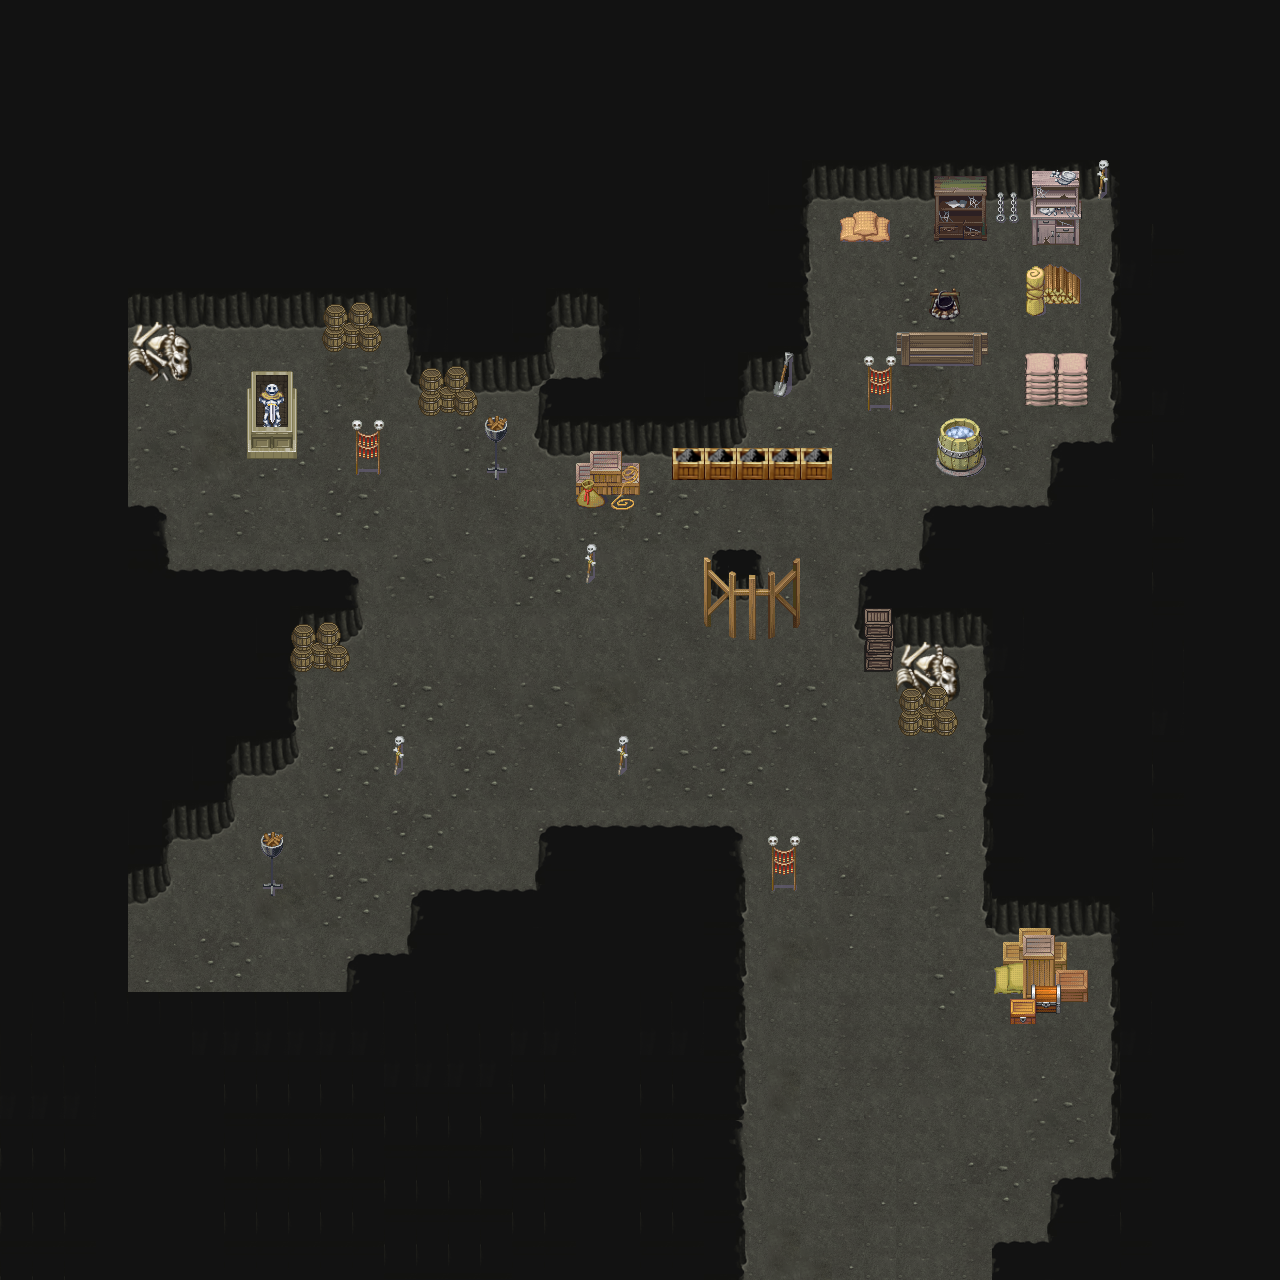

Below is a game level as drawn by its tile map, then a one-line description and the .tmx that defines it (tile-layer data replaced by summaries):
An orthogonal 40x40 tile map with 32x32 px tiles, 5 tile layers (Background, Foreground, Foreground, Cover, ...), 5 tilesets and 91 objects (2x nietoperz, main, pustynia, grobowiec, Szkielet).

<map version="1.0" orientation="orthogonal" renderorder="right-down" width="40" height="40" tilewidth="32" tileheight="32">
 <properties>
  <property name="daylight" value="false" />
  <property name="level" value="lochy" />
  <property name="music" value="lochy.ogg" />
  <property name="parent" value="pustynia" />
 </properties>
 <tileset firstgid="1" name="TileD" tilewidth="32" tileheight="32">
  <image source="../tilesets/TileD.png" width="512" height="512" />
 </tileset>
 <tileset firstgid="257" name="tileset gotowy" tilewidth="32" tileheight="32">
  <image source="../tilesets/tileset gotowy.png" width="1024" height="768" />
 </tileset>
 <tileset firstgid="1025" name="tileset_3_rpg_maker_xp_by_mataraelfay-d4hnezn" tilewidth="32" tileheight="32">
  <image source="../tilesets/tileset_3_rpg_maker_xp_by_mataraelfay-d4hnezn.png" width="256" height="8192" />
 </tileset>
 <tileset firstgid="3073" name="TileC-4" tilewidth="32" tileheight="32">
  <image source="../tilesets/TileC-4.png" width="512" height="512" />
 </tileset>
 <tileset firstgid="3329" name="tilesetfix" tilewidth="32" tileheight="32">
  <image source="../tilesets/tilesetfix.png" width="256" height="2518" />
 </tileset>
 <layer name="Background" width="40" height="40">
  <data>[1600 cells, 1600 non-empty, 734 distinct tile ids]</data>
 </layer>
 <layer name="Foreground" width="40" height="40">
  <data>[1600 cells, 96 non-empty, 70 distinct tile ids]</data>
 </layer>
 <layer name="Foreground" width="40" height="40">
  <data>[1600 cells, 9 non-empty, 9 distinct tile ids]</data>
 </layer>
 <layer name="Cover" width="40" height="40">
  <data>[1600 cells, 17 non-empty, 13 distinct tile ids]</data>
 </layer>
 <layer name="Cover" width="40" height="40">
  <data>[1600 cells, 1 non-empty, 1 distinct tile ids]</data>
 </layer>
 <objectgroup name="Collision" opacity="0.9">
  <object x="792" y="0" width="472" height="168" />
  <object x="1112" y="168" width="160" height="1072" />
  <object x="1048" y="1184" width="64" height="64" />
  <object x="1056" y="1176" width="56" height="8" />
  <object x="1056" y="448" width="56" height="488" />
  <object x="928" y="512" width="128" height="104" />
  <object x="864" y="568" width="64" height="48" />
  <object x="984" y="624" width="72" height="312" />
  <object x="864" y="616" width="24" height="56" />
  <object x="896" y="616" width="88" height="32" />
  <object x="896" y="648" width="8" />
  <object x="712" y="552" width="48" height="48" />
  <object x="704" y="608" width="96" height="32" />
  <object x="544" y="824" width="200" height="456" />
  <object x="408" y="896" width="136" height="392" />
  <object x="0" y="992" width="408" height="288" />
  <object x="352" y="952" width="56" height="40" />
  <object x="0" y="568" width="352" height="48" />
  <object x="0" y="616" width="296" height="152" />
  <object x="0" y="768" width="232" height="72" />
  <object x="8" y="840" width="112" height="152" />
  <object x="120" y="840" width="48" height="56" />
  <object x="120" y="896" width="8" height="96" />
  <object x="0" y="848" width="8" height="144" />
  <object x="0" y="152" width="128" height="416" />
  <object x="128" y="504" width="40" height="64" />
  <object x="0" y="0" width="792" height="168" />
  <object x="128" y="168" width="680" height="128" />
  <object x="600" y="296" width="208" height="64" />
  <object x="600" y="360" width="144" height="88" />
  <object x="672" y="448" width="160" height="24" />
  <object x="744" y="416" width="88" height="32" />
  <object x="864" y="384" width="32" height="24" />
  <object x="896" y="336" width="96" height="32" />
  <object x="840" y="216" width="48" height="24" />
  <object x="248" y="368" width="48" height="88" />
  <object x="352" y="448" width="32" height="24" />
  <object x="416" y="368" width="64" height="48" />
  <object x="320" y="312" width="64" height="40" />
  <object x="128" y="296" width="280" height="32" />
  <object x="408" y="296" width="144" height="96" />
  <object x="552" y="296" width="48" height="40" />
  <object x="536" y="384" width="72" height="72" />
  <object x="536" y="832" width="8" height="64" />
  <object x="408" y="888" width="136" height="16" />
  <object x="344" y="960" width="8" height="32" />
  <object x="128" y="888" width="24" height="16" />
  <object x="1008" y="1008" width="32" height="16" />
  <object x="768" y="864" width="32" height="32" />
  <object x="936" y="800" width="16" height="32" />
  <object x="240" y="752" width="32" height="24" />
  <object x="264" y="864" width="16" height="32" />
  <object x="488" y="448" width="16" height="32" />
  <object x="1024" y="384" width="64" height="24" />
  <object x="1032" y="168" width="48" height="80" />
  <object x="800" y="168" width="320" height="32" />
  <object x="936" y="176" width="48" height="64" />
  <object x="928" y="288" width="32" height="32" />
  <object x="744" y="360" width="64" height="24" />
  <object x="936" y="448" width="48" height="32" />
  <object x="296" y="624" width="48" height="48" />
  <object x="992" y="1240" width="400" height="120" />
  <object x="128" y="320" width="64" height="64" />
  <object x="1056" y="440" width="56" height="8" />
  <object x="928" y="504" width="128" height="16" />
  <object x="1048" y="448" width="8" height="64" />
  <object x="920" y="520" width="8" height="48" />
  <object x="920" y="520" width="8" />
  <object x="888" y="616" width="8" height="56" />
  <object x="1000" y="936" width="88" height="64" />
  <object x="992" y="968" width="16" height="24" />
  <object x="1016" y="992" width="48" height="24" />
  <object x="896" y="648" width="64" height="88" />
  <object x="576" y="448" width="64" height="56" />
  <object x="1024" y="288" width="24" height="32" />
  <object x="1048" y="288" width="32" height="16" />
  <object x="1024" y="280" width="56" height="8" />
  <object x="608" y="448" width="64" height="8" />
  <object x="744" y="384" width="24" height="8" />
 </objectgroup>
 <objectgroup name="Npc">
  <object name="nietoperz" x="984" y="1104" width="48" height="8">
   <properties>
    <property name="file" value="nietoperz.npc" />
   </properties>
  </object>
  <object name="nietoperz" x="224" y="920" width="48" height="8">
   <properties>
    <property name="file" value="nietoperz.npc" />
   </properties>
  </object>
 </objectgroup>
 <objectgroup name="Portal">
  <object name="main" x="832" y="1240" width="56" height="16" />
 </objectgroup>
 <objectgroup name="Trigger">
  <object name="pustynia" x="744" y="1264" width="248" height="16" />
  <object name="grobowiec" x="224" y="352" width="96" height="128" />
 </objectgroup>
 <objectgroup name="Light">
  <object x="256" y="832" width="32" height="32">
   <properties>
    <property name="color" value="orange" />
    <property name="scale" value="3.0" />
   </properties>
  </object>
  <object x="928" y="768" width="32" height="32">
   <properties>
    <property name="color" value="orange" />
    <property name="scale" value="3.0" />
   </properties>
  </object>
  <object x="480" y="416" width="32" height="32">
   <properties>
    <property name="color" value="orange" />
    <property name="scale" value="3.0" />
   </properties>
  </object>
 </objectgroup>
 <objectgroup name="Animation">
  <object x="256" y="824" width="32" height="32">
   <properties>
    <property name="file" value="znicz.ani" />
   </properties>
  </object>
  <object x="480" y="408" width="32" height="32">
   <properties>
    <property name="file" value="znicz.ani" />
   </properties>
  </object>
  <object x="928" y="760" width="32" height="32">
   <properties>
    <property name="file" value="znicz.ani" />
   </properties>
  </object>
 </objectgroup>
 <objectgroup name="Enemies">
  <object name="Szkielet" x="360" y="512" width="344" height="312">
   <properties>
    <property name="file" value="szkielet.enm" />
   </properties>
  </object>
 </objectgroup>
</map>
